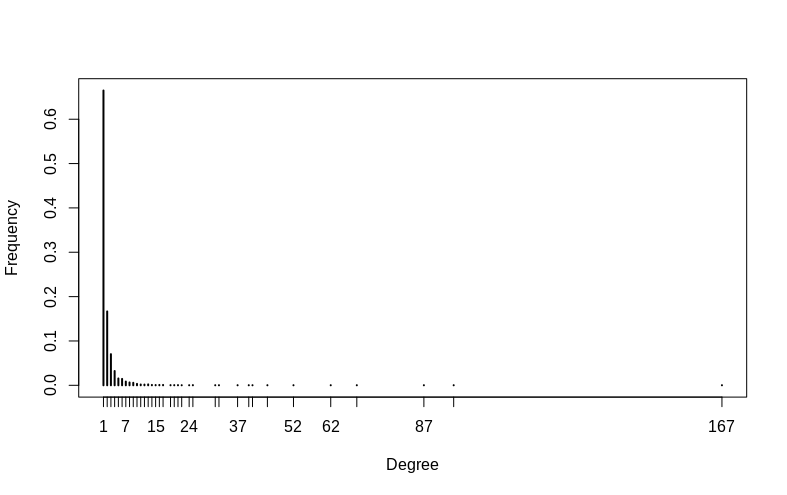

Recreate this plot in R.
library(igraph)

#  sample_pa(n = 10000, power = 10, m = NULL, out.dist = NULL, out.seq = NULL,
#           out.pref = FALSE, zero.appeal = 1, directed = TRUE,
#           algorithm = c("psumtree", "psumtree-multiple", "bag"),
#           start.graph = NULL) 

G <- sample_pa(5000)
t = table(degree(G))
plot(t / sum(t),xlab="Degree", ylab="Frequency")
